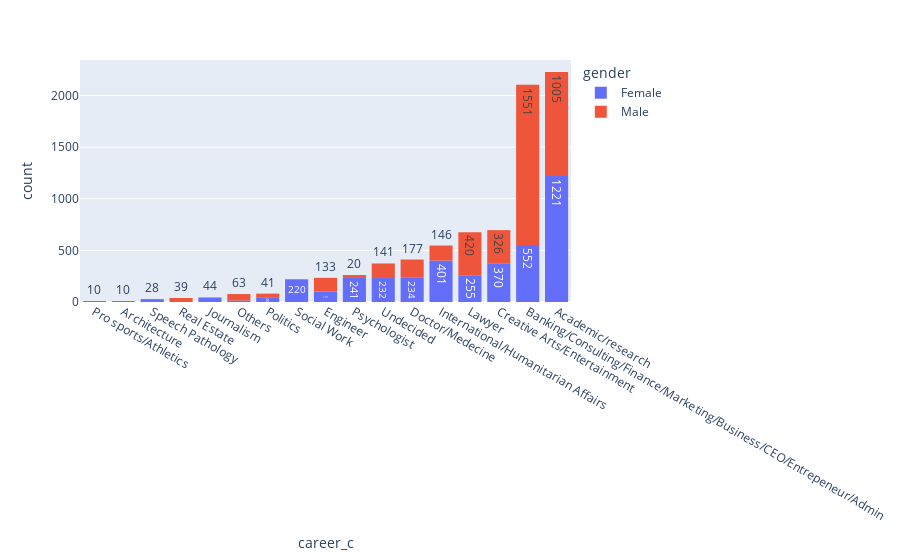

Source (notebook cell):
### Code cell
fig = px.histogram(df, x = 'career_c', color= 'gender', text_auto =True
                   ).update_xaxes(categoryorder= 'total ascending')
fig.show()

### Figure 1 — Plotly figure (JSON) as saved in the notebook; plotly's stock layout.template omitted (floating-point values rounded to 4 significant figures; data arrays with more than 128 entries replaced by an {"elided": "..."} marker saying what was removed)
{"data": [{"alignmentgroup": "True", "bingroup": "x", "hovertemplate": "gender=Female<br>career_c=%{x}<br>count=%{y}<extra></extra>", "legendgroup": "Female", "marker": {"color": "#636efa", "pattern": {"shape": ""}}, "name": "Female", "offsetgroup": "Female", "orientation": "v", "showlegend": true, "texttemplate": "%{value}", "type": "histogram", "x": {"elided": "4009 str values"}, "xaxis": "x", "yaxis": "y"}, {"alignmentgroup": "True", "bingroup": "x", "hovertemplate": "gender=Male<br>career_c=%{x}<br>count=%{y}<extra></extra>", "legendgroup": "Male", "marker": {"color": "#EF553B", "pattern": {"shape": ""}}, "name": "Male", "offsetgroup": "Male", "orientation": "v", "showlegend": true, "texttemplate": "%{value}", "type": "histogram", "x": {"elided": "4101 str values"}, "xaxis": "x", "yaxis": "y"}], "layout": {"barmode": "relative", "legend": {"title": {"text": "gender"}, "tracegroupgap": 0}, "margin": {"t": 60}, "xaxis": {"anchor": "y", "categoryorder": "total ascending", "domain": [0, 1], "title": {"text": "career_c"}}, "yaxis": {"anchor": "x", "domain": [0, 1], "title": {"text": "count"}}}}
